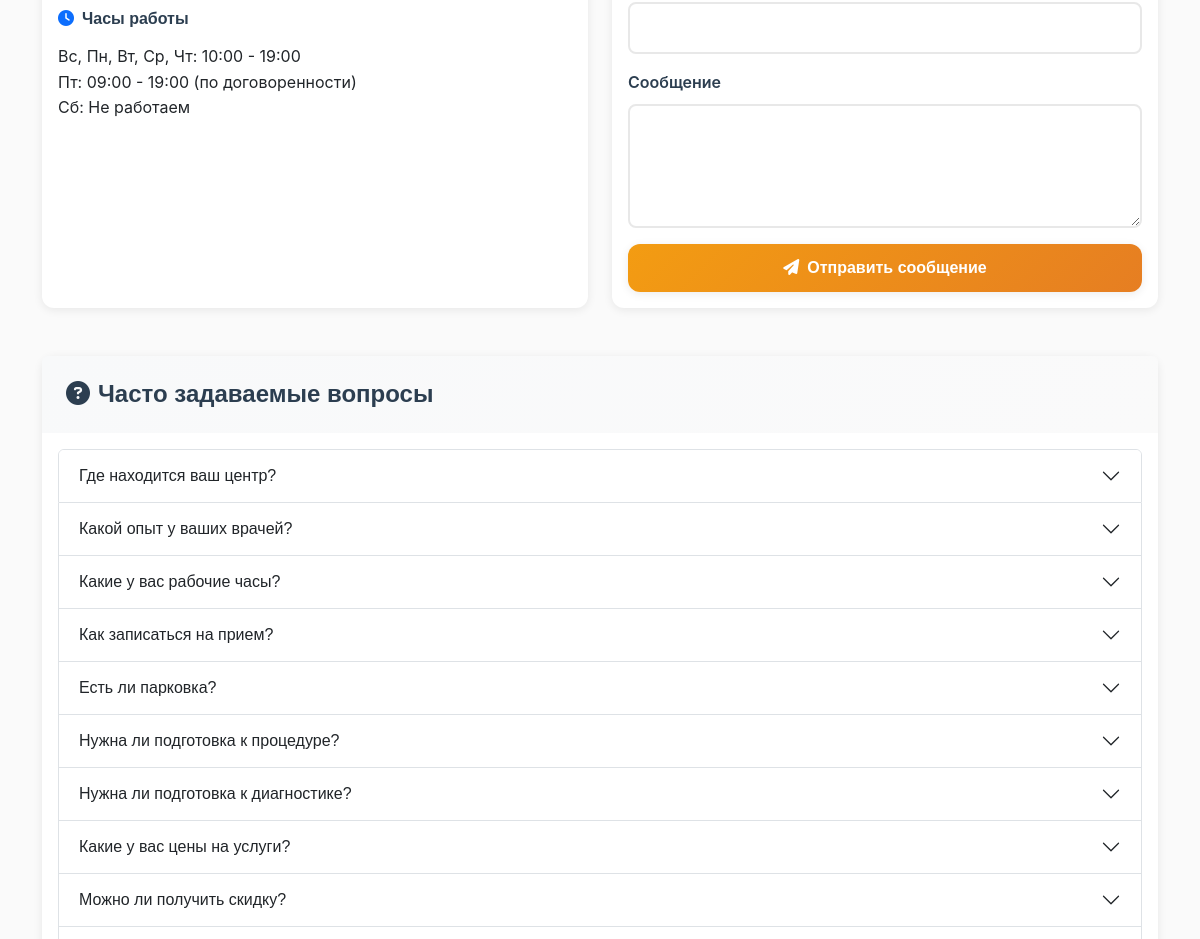
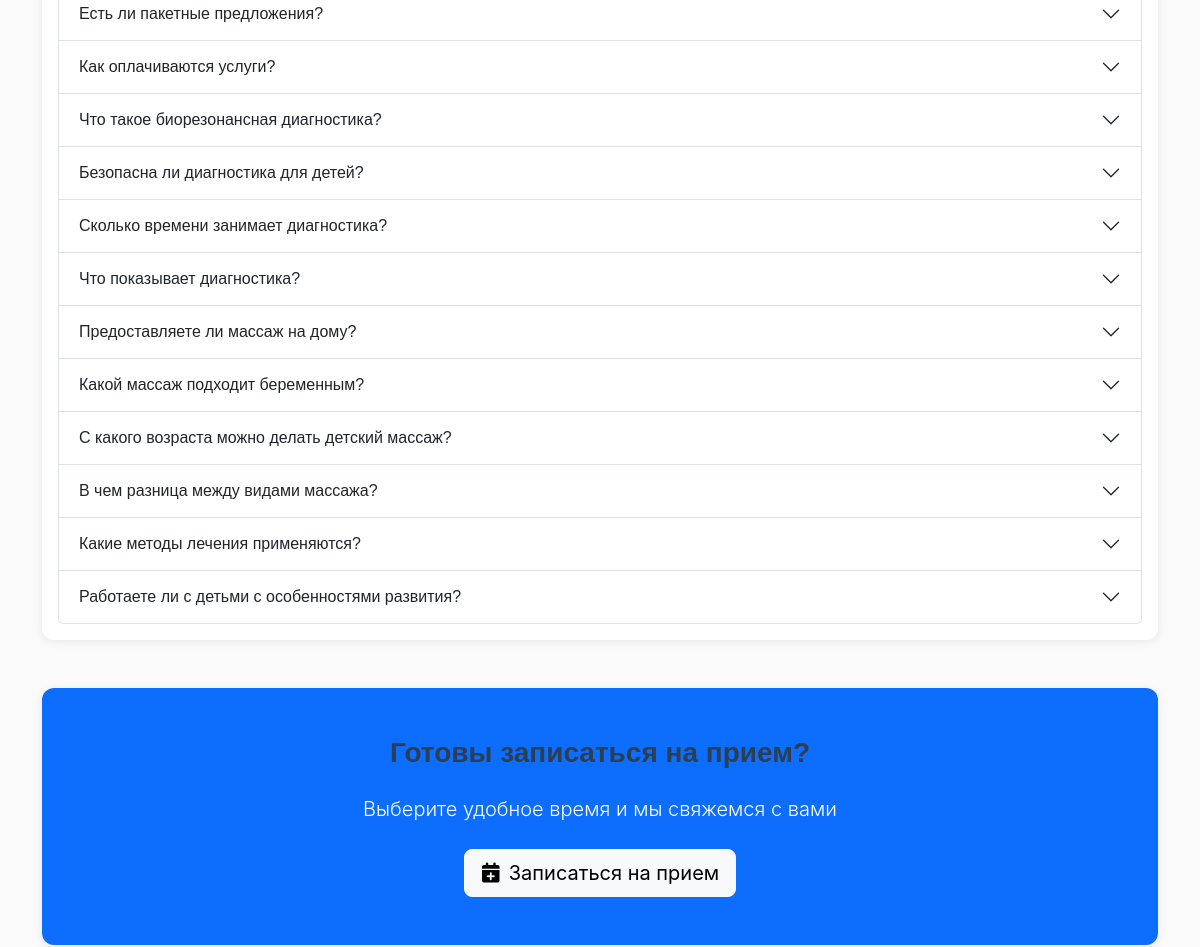
Before: /contacts/ (middle part) with the older database file (2 pictures, top to bottom).
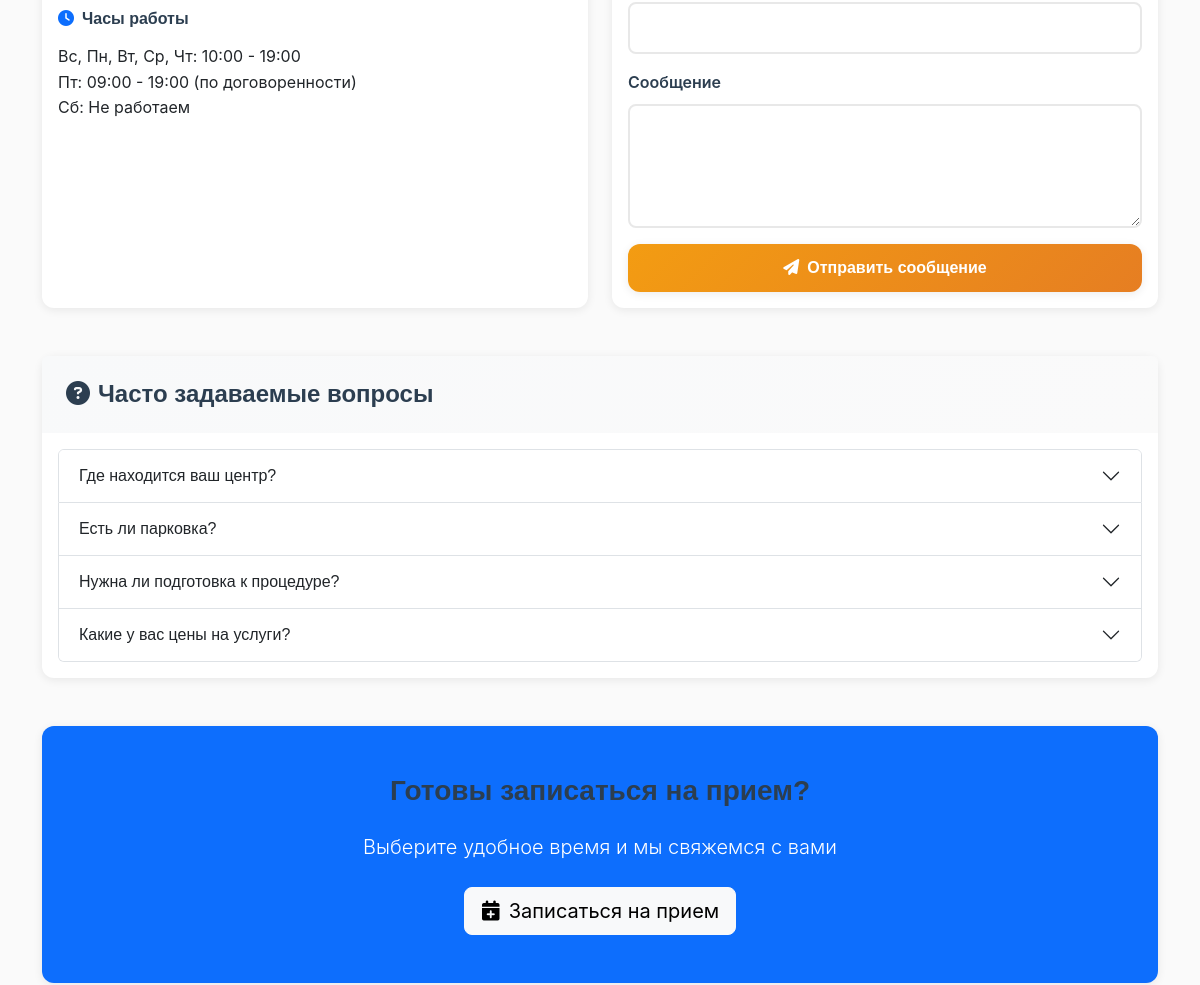
After: the same page with the newer database file.
### core/models.py (models this page shows, shortened)
class FAQ(models.Model):
    CATEGORY_CHOICES = [
        ('prices', 'Цены'),
        ('address', 'Адрес'),
        ('parking', 'Парковка'),
        ('services', 'Услуги'),
        ('preparation', 'Подготовка к процедуре'),
        ('general', 'Общие вопросы'),
    ]
    question = models.CharField(max_length=300, verbose_name="Вопрос")
    answer = models.TextField(verbose_name="Ответ")
    category = models.CharField(max_length=20, choices=CATEGORY_CHOICES, verbose_name="Категория")
    language = models.CharField(max_length=5, default='ru', verbose_name="Язык")
    is_active = models.BooleanField(default=True, verbose_name="Активен")
    order = models.IntegerField(default=0, verbose_name="Порядок")
    created_at = models.DateTimeField(auto_now_add=True, verbose_name="Дата создания")
    class Meta:
        verbose_name = "FAQ"
        verbose_name_plural = "FAQ"
        ordering = ['category', 'order', 'question']

### core/views.py (the view, shortened to what this page needs)
# urls.py: path('contacts/', views.contacts, name='contacts'),
def contacts(request):
    faq_list = FAQ.objects.filter(is_active=True).order_by('category', 'order')
    context = {
        'faq_list': faq_list,
    }
    return render(request, 'core/contacts.html', context)

### templates/core/contacts.html (shortened to what this page needs)
{% extends 'base.html' %}
{% block content %}
<div class="container py-5">
    <div class="row">
        <div class="col-lg-6 mb-5">
            <div class="card h-100">
                <div class="card-body">
                    <div class="row">
                        <div class="col-12 mb-3">
                            <h6><i class="fas fa-clock text-primary me-2"></i>Часы работы</h6>
                            <p class="mb-0">
                                Вс, Пн, Вт, Ср, Чт: 10:00 - 19:00<br>
                                Пт: 09:00 - 19:00 (по договоренности)<br>
                                Сб: Не работаем
                            </p>
                        </div>
                    </div>
                </div>
            </div>
        </div>
        <div class="col-lg-6 mb-5">
            <div class="card h-100">
                <div class="card-body">
                    <form method="post">
                        <div class="mb-3">
                            <input type="email" class="form-control" id="email" name="email">
                        </div>
                        <div class="mb-3">
                            <label for="message" class="form-label">Сообщение</label>
                            <textarea class="form-control" id="message" name="message" rows="4" required></textarea>
                        </div>
                        <button type="submit" class="btn btn-primary w-100">
                            <i class="fas fa-paper-plane me-2"></i>Отправить сообщение
                        </button>
                    </form>
                </div>
            </div>
        </div>
    </div>
    <div class="row">
        <div class="col-12">
            <div class="card">
                <div class="card-header bg-light">
                    <h4 class="mb-0"><i class="fas fa-question-circle me-2"></i>Часто задаваемые вопросы</h4>
                </div>
                <div class="card-body">
                    {% if faq_list %}
                        <div class="accordion" id="faqAccordion">
                            {% for faq in faq_list %}
                            <div class="accordion-item">
                                <h2 class="accordion-header" id="faq{{ faq.id }}">
                                    <button class="accordion-button collapsed" type="button"
                                            data-bs-toggle="collapse" data-bs-target="#collapse{{ faq.id }}">
                                        {{ faq.question }}
                                    </button>
                                </h2>
                            </div>
                            {% endfor %}
                        </div>
                    {% else %}
                        <p class="text-muted text-center">FAQ временно недоступен</p>
                    {% endif %}
                </div>
            </div>
        </div>
    </div>
    <div class="row mt-5">
        <div class="col-12 text-center">
            <div class="card bg-primary text-white">
                <div class="card-body py-5">
                    <h3 class="mb-4">Готовы записаться на прием?</h3>
                    <p class="lead mb-4">Выберите удобное время и мы свяжемся с вами</p>
                    <a href="{% url 'core:appointment_form' %}" class="btn btn-light btn-lg">
                        <i class="fas fa-calendar-plus me-2"></i>Записаться на прием
                    </a>
                </div>
            </div>
        </div>
    </div>
</div>
{% endblock %}

Changed rows visible on the page:
removed FAQ: question "Какой опыт у ваших врачей?"
removed FAQ: question "Какие у вас рабочие часы?"
removed FAQ: question "Как записаться на прием?"
removed FAQ: question "Нужна ли подготовка к диагностике?"
removed FAQ: question "Можно ли получить скидку?"
removed FAQ: question "Есть ли пакетные предложения?"
removed FAQ: question "Как оплачиваются услуги?"
removed FAQ: question "Что такое биорезонансная диагностика?"
removed FAQ: question "Безопасна ли диагностика для детей?"
removed FAQ: question "Сколько времени занимает диагностика?"
removed FAQ: question "Что показывает диагностика?"
removed FAQ: question "Предоставляете ли массаж на дому?"
removed FAQ: question "Какой массаж подходит беременным?"
removed FAQ: question "С какого возраста можно делать детский массаж?"
removed FAQ: question "В чем разница между видами массажа?"
removed FAQ: question "Какие методы лечения применяются?"
removed FAQ: question "Работаете ли с детьми с особенностями развития?"
